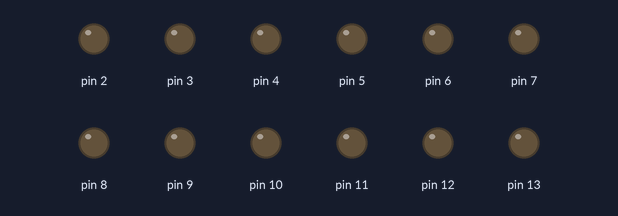
Recording of a sketch running on a simulated Arduino Uno, built with avr-gcc and run on an emulated ATmega328P. Parts: output pins drawn as LEDs (lit = HIGH). Random numbers use the default seed unless the sketch sets one.

Above: at 0.1 s.
At 30.5 s:
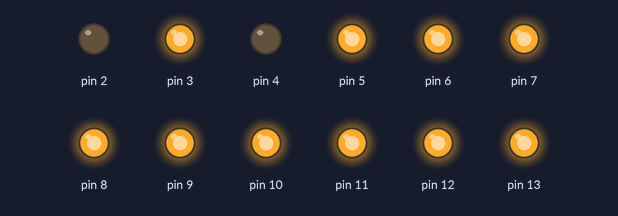
At 40.0 s:
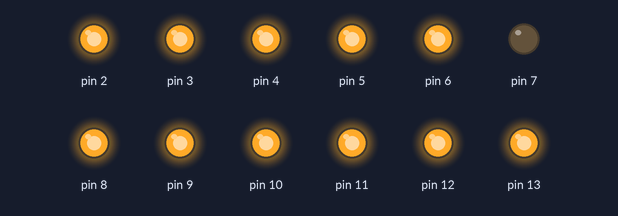
At 54.0 s:
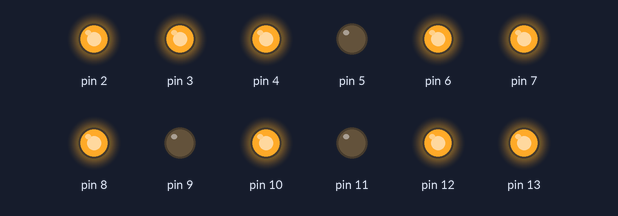
At 67.2 s:
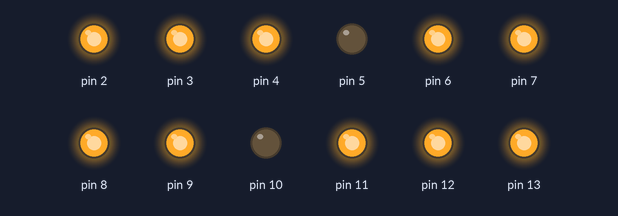
At 69.1 s:
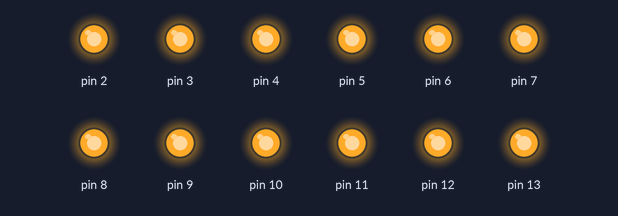
Timing chart, 0 to 70.0 s (numbered marks = the images above):
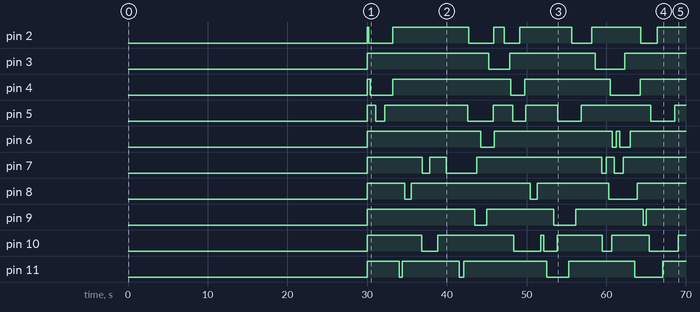

The sketch:

Fireflies.ino
```cpp
/*
  Fireflies
  Blink LEDs at random intervals and for random durationo
*/
const int numberOfFireflies = 12;
const int firstLED = 2;
const int maxInterval = 180000; // Longest time between flashes of a specific led
const int maxDuration = 4000; // Longest time for a firefly to stay lit
int ledState[numberOfFireflies];
unsigned long ledStartTime[numberOfFireflies]; // start of flickering on interval
unsigned long ledTargetDuration[numberOfFireflies]; // duration of on+fadeout

void setup() {
  // initialize the digital pin as an output.
  for(int led=0;led < numberOfFireflies;led++){
    pinMode(led + firstLED, OUTPUT);
    ledState[led] = LOW;
    ledStartTime[led] = millis();
    digitalWrite(led, LOW);
  }
  delay(30000);
}

// the loop routine runs over and over again forever:
void loop() {
  for(int led=0;led< numberOfFireflies;led++){
    if(ledState[led] == HIGH){
      if(millis() < ledStartTime[led]){
        // Do nothing
      }
      else if(millis() - ledStartTime[led] < ledTargetDuration[led]){
        digitalWrite(led + firstLED, LOW);
        ledState[led] = LOW;
      }else{
        ledStartTime[led] = millis() + random(maxInterval);
        ledTargetDuration[led] = random(250, maxDuration);
      }
    }else{
      if(millis() - ledStartTime[led] > ledTargetDuration[led]){
        digitalWrite(led + firstLED, HIGH);
        ledState[led] = HIGH;
      }else{
        unsigned long toggleChance = random(millis() - ledStartTime[led]);
        // toggleChance is a random number between zero and maxInterval
        // higher numbers are more likely to occur the longer the led has been on
      }
    }
  }
}

boolean bogoPWM(int led, int percentage){
  // Fake a sort of PWM by turning off after percentage on time
  static unsigned long ledTurnOnTime[numberOfFireflies];
}
```

Measured:
- by itself, pin 2: LOW → HIGH at 30.0 s, → LOW 0.20 s later, → HIGH 3.0 s later, → LOW 9.5 s later, … (11 changes in this stretch)
- by itself, pin 3: goes HIGH 15.3 s, LOW 2.7 s, HIGH 10.7 s, LOW 3.7 s, then HIGH
- by itself, pin 4: goes HIGH 0.42 s, LOW 2.8 s, HIGH 14.8 s, LOW 1.7 s, HIGH 10.8 s, LOW 3.8 s, then HIGH
- by itself, pin 5: LOW → HIGH at 30.0 s, → LOW 1.1 s later, → HIGH 1.1 s later, → LOW 10.4 s later, … (11 changes in this stretch)
- by itself, pin 6: goes HIGH 14.2 s, LOW 1.7 s, HIGH 14.8 s, LOW 0.46 s, HIGH 0.44 s, LOW 1.3 s, then HIGH
- by itself, pin 7: LOW → HIGH at 30.0 s, → LOW 6.9 s later, → HIGH 0.92 s later, → LOW 2.1 s later, … (9 changes in this stretch)
- by itself, pin 8: goes HIGH 4.7 s, LOW 0.79 s, HIGH 14.9 s, LOW 0.93 s, HIGH 8.9 s, LOW 3.6 s, then HIGH
- by itself, pin 9: goes HIGH 13.5 s, LOW 1.5 s, HIGH 8.4 s, LOW 2.8 s, HIGH 8.5 s, LOW 0.38 s, then HIGH
